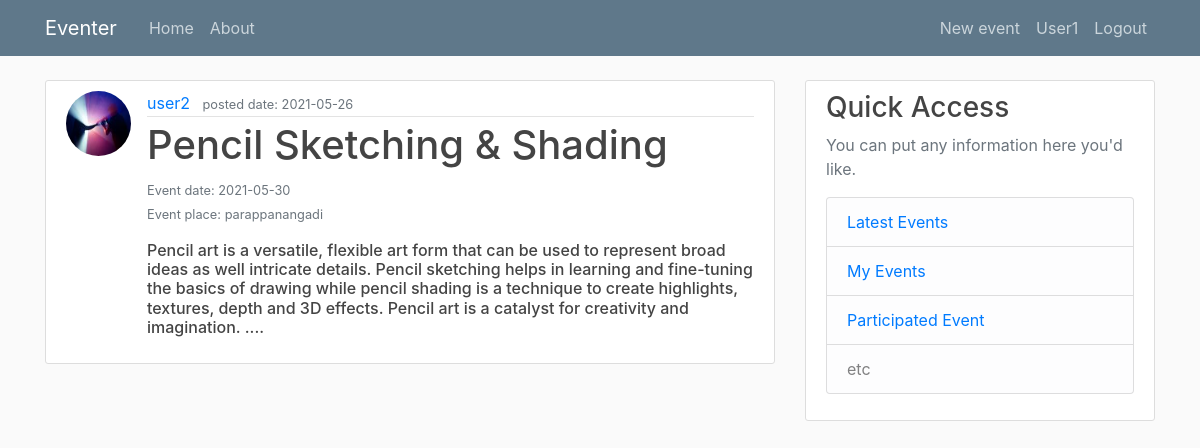
The page /events (signed in) on the database its author committed.
### project/models.py (models this page shows, shortened)
class User(db.Model,UserMixin):
    id = db.Column(db.Integer, primary_key=True)
    username = db.Column(db.String(20),unique=True,nullable=False)
    email = db.Column(db.String(50),unique=True,nullable=False)
    image_file = db.Column(db.String(120),nullable=False,default='default.jpg')
    password_hash = db.Column(db.String(160),nullable=False)
    email_varified = db.Column(db.Boolean, nullable=False, default=False)
    events = db.relationship('Event',backref='author',lazy=True)
    participated_events = db.relationship(
            'Event',secondary=participated_events, backref='participents', lazy=True)

class Event(db.Model):
    id = db.Column(db.Integer,primary_key=True)
    user_id = db.Column(db.Integer,db.ForeignKey('user.id'),nullable=False)
    title = db.Column(db.String(50),nullable=False)
    date_posted = db.Column(db.DateTime,nullable=False,default=datetime.utcnow)
    event_date = db.Column(db.DateTime,nullable=False)
    state = db.Column(db.String(20),nullable=False)
    city = db.Column(db.String(20),nullable=False)
    place = db.Column(db.String(50),nullable=False)
    category = db.Column(db.String(50),nullable=False)
    seat = db.Column(db.Integer)
    description = db.Column(db.Text,nullable=False)

### project/events/views.py (the view)
@events.route('/events')
@login_required
def participated_event():
    return render_template('par.html')

### project/models.py (called while the page is built)
@login_manager.user_loader
def load_user(user_id):
    return User.query.get(int(user_id))

### project/templates/par.html
{% extends "layout.html" %}
{% block content %}
    {% for event in current_user.participated_events %}
        <article class="media content-section">
          <img class="rounded-circle article-img" src="{{ url_for('static', filename='profile_pics/' + event.author.image_file) }}">
          <div class="media-body">
            <div class="article-metadata">
              <a class="mr-2" href="{{ url_for('events.user_events', username=event.author.username) }}">{{ event.author.username }}</a>
              <small class="text-muted">posted date: {{ event.date_posted.strftime('%Y-%m-%d') }}</small>
            </div>
            <h1><a class="article-title" href="{{ url_for('events.event', event_id=event.id) }}">{{ event.title }}</a></h1>
             <small class="text-muted">Event date: {{ event.event_date.strftime('%Y-%m-%d') }}</small>
             <br>
             <small class="text-muted">Event place: {{ event.place }}</small>
            <p class="article-content"><h6>{{ event.description[:400] }} ....</h6></p>
          </div>
        </article>
    {% endfor %}
{% endblock content %}

### project/templates/layout.html (shortened to what this page needs)
<!DOCTYPE html>
<html>
<head>
    <link rel="stylesheet" href="https://maxcdn.bootstrapcdn.com/bootstrap/4.0.0/css/bootstrap.min.css">
    <link rel="stylesheet" type="text/css" href="{{ url_for('static', filename='main.css') }}">
</head>
<body>
    <header class="site-header">
      <nav class="navbar navbar-expand-md navbar-dark bg-steel fixed-top">
        <div class="container">
          <a class="navbar-brand mr-4" href="/">Eventer</a>
          <div class="collapse navbar-collapse" id="navbarToggle">
            <div class="navbar-nav mr-auto">
              <a class="nav-item nav-link" href="{{ url_for('main.home') }}">Home</a>
              <a class="nav-item nav-link" href="{{ url_for('main.about') }}">About</a>
            </div>
            <div class="navbar-nav">
            	{% if current_user.is_authenticated %}
            	<a class="nav-item nav-link" href="{{url_for('events.new_event')}}">New event</a>
            	<a class="nav-item nav-link" href="{{url_for('users.account')}}">{{current_user.username}}</a>
            	<a class="nav-item nav-link" href="{{url_for('users.logout')}}">Logout</a>
              	{% else %}
              <a class="nav-item nav-link" href="{{url_for('users.login')}}">Login</a>
              <a class="nav-item nav-link" href="{{url_for('users.register')}}">Register</a>
            	{% endif %}
            </div>
          </div>
        </div>
      </nav>
    </header>
    <main role="main" class="container">
      <div class="row">
        <div class="col-md-8">
          {% block content %}{% endblock %}
        </div>
        <div class="col-md-4">
          <div class="content-section">
            <h3>Quick Access</h3>
            <p class='text-muted'>You can put any information here you'd like.
              <ul class="list-group">
                <li class="list-group-item list-group-item-light"><a href="{{url_for('main.home')}}">Latest Events</a></li>
                {% if current_user.is_authenticated %}
                <li class="list-group-item list-group-item-light"><a href="{{url_for('events.user_events',username=current_user.username)}}">My Events</a></li>
                <li class="list-group-item list-group-item-light"><a href="{{url_for('events.participated_event')}}">Participated Event</a></li>
                {% endif %}
                <li class="list-group-item list-group-item-light">etc</li>
              </ul>
            </p>
          </div>
        </div>
      </div>
    </main>
</body>
</html>

### project/static/main.css (style rules this page uses)
body { background: #fafafa; color: #333333; margin-top: 5rem; }
h1, h2, h3, h4, h5, h6 { color: #444444; }
.bg-steel { background-color: #5f788a; }
.site-header .navbar-nav .nav-link { color: #cbd5db; }
.content-section { background: #ffffff; padding: 10px 20px; border: 1px solid #dddddd; border-radius: 3px; margin-bottom: 20px; }
.article-title { color: #444444; }
.article-content { white-space: pre-line; }
.article-img { height: 65px; width: 65px; margin-right: 16px; }
.article-metadata { padding-bottom: 1px; margin-bottom: 4px; border-bottom: 1px solid #e3e3e3 }

### rows shown on the page
User: username "User1"
Event: image_file (picture), author.username "user2", date_posted "2021-05-26", title "Pencil Sketching & Shading", event_date "2021-05-30", place "parappanangadi", description "Pencil art is a versatile, flexible art form that can be used to represent broad ideas as well intricate details. Pencil sketching helps in learning and fine-tuning the basics of drawing while pencil shading is a technique to create highlights, textures, depth and 3D effects. Pencil art is a catalyst for creativity and imagination."
